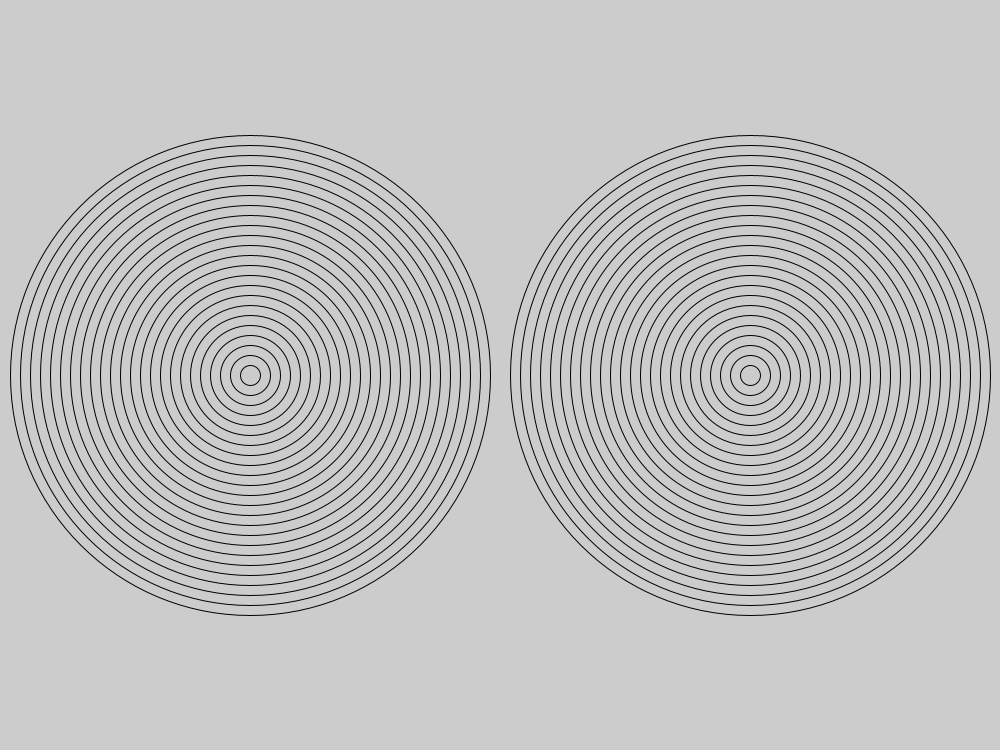
Frame 1 (no input)
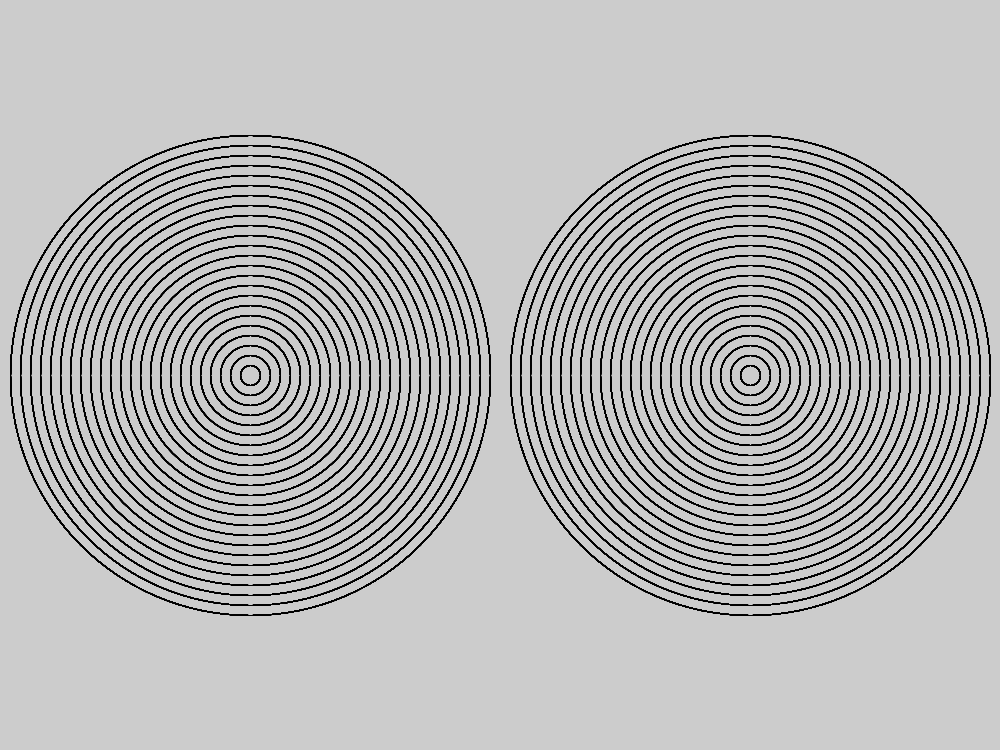
Frame 60 (the mouse pressed at the canvas centre just before this capture)
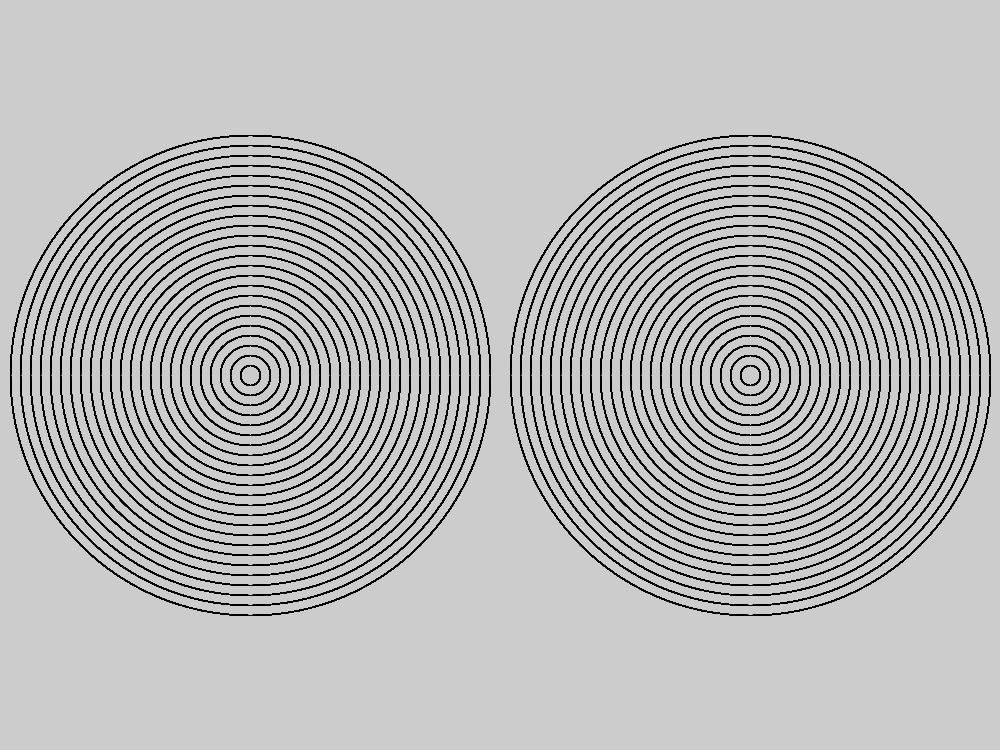
Frame 120 (the mouse held since frame 60 and released just before this capture)

The Processing sketch that drew these frames (run headless with seeded random() and noise(); from frame 60 on, the mouse is pressed at the canvas centre):

// Processing sketch: circles
// ── circles.pde
void setup(){
  size(1000, 750);
}
void draw(){
  int size1 = 0;
  int distance = 250;
  int center = 500;
  //if(distance > 0){
    //distance -=10;
  //}
    for(int i = 1; i < 25; i ++){
    noFill();
    ellipse(center-distance,375,size1 +20, size1 +20);
    size1 += 20;
  }
  int size2 = 0;
  for(int i = 1; i < 25; i ++){
    noFill();
    ellipse(center + distance ,375, size2 +20, size2 +20);
    size2 += 20;
  }
//void bullseye(){
//      for(int i = 1; i < 25; i ++){
 //   noFill();
 //   ellipse(center + distance ,375, size2 +20, size2 +20);
 //   size2 += 20;
//  }
}
